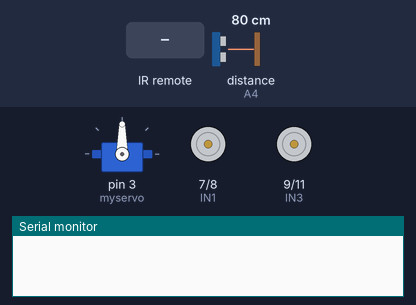
This sketch was run on a simulated Arduino Uno, built with avr-gcc and run on an emulated ATmega328P. Parts: servo, motor-driver pin pairs drawn as motors (green arrow = first pin HIGH = forward, orange = second pin HIGH = backward, longer = more drive, scaled by the enable pin), the last lines printed to the serial monitor. The inputs (shaded band) are chosen by the test bench; at power-on: distance to the obstacle (sensor on A4) 80 cm. The echo pulse lasts 58.3 µs per cm.

Above: at 1.2 s.
1.3 s: infrared code 0xB946FF00 received
At 1.53 s:
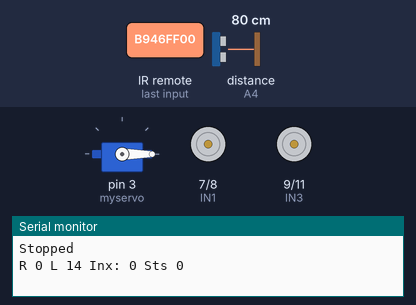
4.3 s: distance to the obstacle (sensor on A4) set to 35 cm
At 6.14 s:
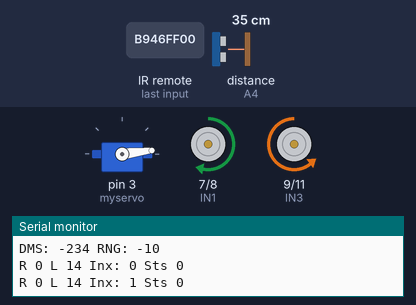
7.3 s: distance to the obstacle (sensor on A4) set to 32 cm
10.3 s: distance to the obstacle (sensor on A4) set to 28 cm
At 12.48 s:
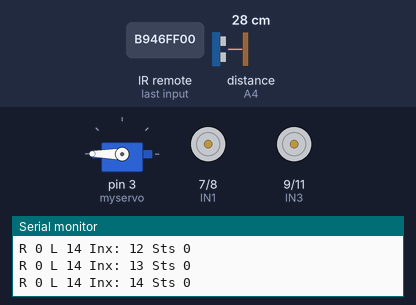
13.3 s: distance to the obstacle (sensor on A4) set to 18 cm
At 16.2 s:
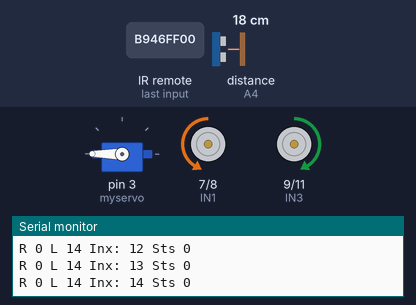
16.3 s: infrared code 0xB946FF00 received
At 18.32 s:
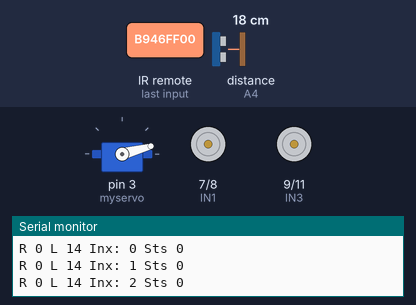
Timing chart, 0 to 20.3 s (numbered marks = the images above; inputs shaded):
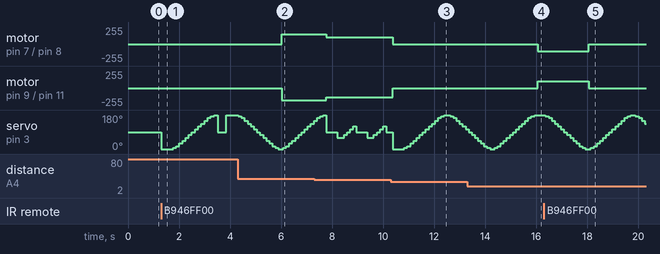

Measured:
- the behaviour switches between 30 and 29 cm on distance to the obstacle (sensor on A4) (found by bisection; images 2 and 3)
- after the input at 1.3 s, servo on pin 3 (myservo): 90° → 0° at once, → 7° 0.46 s later, → 15° 0.12 s later, → 30° 0.12 s later, … (17 changes in this stretch)
- after the input at 4.3 s, motor on pin 7 (IN1) / pin 8 (IN2): stopped → forward 150/255 after 1.7 s; motor on pin 9 (IN3) / pin 11 (IN4): stopped → backward 180/255 after 1.7 s
- after the input at 10.3 s, motor on pin 7 (IN1) / pin 8 (IN2): forward 105/255 → stopped after 0.07 s; motor on pin 9 (IN3) / pin 11 (IN4): backward 135/255 → stopped after 0.07 s
- after the input at 13.3 s, motor on pin 7 (IN1) / pin 8 (IN2): stopped → backward 105/255 after 2.8 s; motor on pin 9 (IN3) / pin 11 (IN4): stopped → forward 105/255 after 2.8 s
- after the input at 16.3 s, motor on pin 7 (IN1) / pin 8 (IN2): backward 105/255 → stopped after 1.8 s instead of 0.25 s; motor on pin 9 (IN3) / pin 11 (IN4): forward 105/255 → stopped after 1.8 s instead of 0.25 s

The sketch:

Avoid05.ino
```cpp
//FSU JPL Summer Team - Object Avoidance
#define MAXDISTANCE 150
#define MINDISTANCE 30
#define RUNDISTANCE 60
#define BOOST 30
#define OFFSET 15

#include <IRremote.h>

////////// IR REMOTE CODES //////////
#define FWD 3108437760  // FORWARD
#define STP 1286666973  // STOP
#define UNKNOWN_F 3108437760  // FORWARD
#define UNKNOWN_B 2747854299  // BACK
#define UNKNOWN_L 1386468383  // LEFT
#define UNKNOWN_R 553536955   // RIGHT
#define UNKNOWN_S 3208707840  // STOP

#define IR_RECEIVE_PIN  12

decode_results results;

#include <NewPing.h>
NewPing sonar(A5, A4, MAXDISTANCE);  // sonar object

#include <Servo.h>  //servo library
Servo myservo;      // create servo object to control servo
#include <arduino-timer.h>  // Timer library

Timer<> timer;  // create TImer object for movement
Timer<> ledBlinker;  // Timer object for LED

int Echo = A4;
int Trig = A5;

#define ENA 5
#define ENB 6
#define IN1 7
#define IN2 8
#define IN3 9
#define IN4 11
#define SPEED 150
#define SLOWSPEED 105

#define BACKTIME 500

#define STOP 0
#define STOPPED 1
#define STOPPING 2
#define STARTFORWARD 3
#define FORWARD 4
#define CONTINUEFORWARD 5
#define BACK 6
#define BACKING 7
#define BACKSTOP 8
#define TURNLEFT 9
#define TURNLEFT45 10
#define TURNRIGHT 11
#define TURNRIGHT45 12
#define TURNING 13
#define TURNSTOP 14
#define HARDSTOP 99

int turnIndex = 2;

int state = HARDSTOP;
bool wasBacking = false;

#define RIGHT   0
#define RIGHT7  1
#define RIGHT15 2
#define RIGHT30 3
#define RIGHT45 4
#define RIGHT60 5
#define RIGHT75 6
#define FRONT   7
#define LEFT75  8
#define LEFT60  9
#define LEFT45  10
#define LEFT30  11
#define LEFT15  12
#define LEFT7   13
#define LEFT    14
#define MAXANGLES 15

#define SERVODELAY 400
#define SERVOINTERDELAY 60
#define PINGREADS 3

int angles[] = {0, 7, 15, 30, 45, 60, 75, 90, 105, 120, 135, 150, 165, 173, 180};

int turnTimes[] = {540, 300, 0, 300, 540};
int distances[MAXANGLES];
int scanCount = 0;
int LEDcount = 0;

//  Callback for forward movement
bool stopCallback(void *argument) {
  state = STOP;
  return false;
}

// Callback for turn movement
bool turnCallback(void *argument) {
  stop();
  state = TURNSTOP;
  return false;
}

// Callback for back movement
bool backCallback(void *argument) {
  stop();
  state = BACKSTOP;
  return false;
}

// Callback for blink LED debug
bool toggle_led(void *) {
  digitalWrite(LED_BUILTIN, !digitalRead(LED_BUILTIN)); // toggle the LED
  LEDcount++;
  if (LEDcount >= 20 ) return false;
  return true; // repeat? true
}

// Set forward movement speed
// IN: carSpeed (PWM value)
// RETURN void
//
void forwardSpeed(int carSpeed) {
  analogWrite(ENA, carSpeed);
  analogWrite(ENB, carSpeed+BOOST);
}

// Start forward movement
// IN:  carSpeed PWM
//      MS motor run time
// RETURN void
//
void forward(int carSpeed, int runTime){
  analogWrite(ENA, carSpeed);
  analogWrite(ENB, carSpeed+BOOST);
  digitalWrite(IN1, HIGH);
  digitalWrite(IN2, LOW);
  digitalWrite(IN3, LOW);
  digitalWrite(IN4, HIGH);
  timer.in(runTime, stopCallback);
  //Serial.println("Forward");
}

// Start back movement
// IN:  carSpeed PWM
//      MS motor run time
// RETURN void
//
void back(int carSpeed, int runTime) {
  analogWrite(ENA, carSpeed);
  analogWrite(ENB, carSpeed);
  digitalWrite(IN1, LOW);
  digitalWrite(IN2, HIGH);
  digitalWrite(IN3, HIGH);
  digitalWrite(IN4, LOW);
  timer.in(runTime, backCallback);
  //Serial.println("Back");
}

// Start left movement
// IN:  carSpeed PWM
//      MS motor run time
// RETURN void
//
void left(int carSpeed, int runTime) {
  analogWrite(ENA, carSpeed);
  analogWrite(ENB, carSpeed);
  digitalWrite(IN1, LOW);
  digitalWrite(IN2, HIGH);
  digitalWrite(IN3, LOW);
  digitalWrite(IN4, HIGH);
  timer.in(runTime, turnCallback);
  //Serial.println("Left");
}

// Start right movement
// IN:  carSpeed PWM
//      MS motor run time
// RETURN void
//
void right(int carSpeed, int runTime) {
  analogWrite(ENA, carSpeed);
  analogWrite(ENB, carSpeed);
  digitalWrite(IN1, HIGH);
  digitalWrite(IN2, LOW);
  digitalWrite(IN3, HIGH);
  digitalWrite(IN4, LOW);
  timer.in(runTime, turnCallback);
  //Serial.println("Right");
}

// Stop car motion
// IN: none
// RETURN void
//
void stop() {
  digitalWrite(ENA, LOW);
  digitalWrite(ENB, LOW);
  //Serial.println("Stop!");
}

//  Ultrasonic distance measurement
//  IN: degrees
//      servo delay
//  RETURN  distance
//
int Distance_test() {
  return sonar.convert_cm(sonar.ping_median(PINGREADS));
}

//  Compute travel delay time in MS
//  IN: power (PWM)
//      cm distance
//  RETURN: ms delaytime
//
int delayTime(int power, int cm) {
  if (cm == 0) cm = MAXDISTANCE;
  return (int)((float)cm *10 / (0.0028*(float)power + 0.00595));
}

//  Set servo position
//  IN: degrees
//      servo delay
//  RETURN void
//
void setServo(int degreeTurn, int delayTime) {
  static int lastAngle = 999;

  if (lastAngle == degreeTurn) return;
  myservo.write(degreeTurn);  //set servo position according to scaled value
  lastAngle = degreeTurn;
  delay(delayTime);
  //irReceive();
}

// Scan distances
//  IN: right limit
//      left limit
//      servo delay
//  RETURN void (sets distances array)
//
void scan(int right, int left, int delayTime) {
  int distance;
  bool init = true;
  int servoDelay;
  static int lastAngle = 999;
  int servoIndex;
  char buffer[80];
  bool reverse = false;

  for(int i = 0; i < MAXANGLES; i++) {
    distances[i] = MAXDISTANCE;
  }

 if (lastAngle == angles[left]) {
    reverse = true;
  }

  for(int i = right; i <= left; i++) {
    if (init) {
      servoDelay = delayTime;
      init = false;
    }
    else {
      servoDelay = SERVOINTERDELAY;
    }

    servoIndex = i;
    if (reverse) {
      servoIndex = left-(i-right);
    }
    sprintf(buffer, "R %d L %d Inx: %d Sts %d", right, left, servoIndex, reverse);
    Serial.println(buffer);

    setServo(angles[servoIndex], servoDelay);  //set servo position according to scaled value
    lastAngle = angles[servoIndex];
    distance = Distance_test();
    if (distance > 0 ) {
      distances[servoIndex] =  distance;
    } else{
      distances[servoIndex] = MAXDISTANCE;
    }
  }
}

//  Return pose angle
//  IN: none (distances scanned)
//  RETURN: pose angle
//
int poseAngle() {
  int minValue = 999;
  int minIndex = 99;
  int rightIndex;
  int leftIndex;
  int sumAngles;
  bool rightEdge = false;
  bool leftEdge = false;
  char buffer[80];

  for (int i= 0; i < MAXANGLES; i++) {
    if (distances[i] < minValue) {
      minValue = distances[i];
      minIndex = i;
    }
  }
  // have min and index
  // work R & L of index
  rightIndex = leftIndex = minIndex;
  while (true) {
    rightIndex = rightIndex-1;
    if (rightIndex < 0) {
      rightIndex = 0;
      rightEdge = true;
    }

    leftIndex = leftIndex+1;
    if (leftIndex >= MAXANGLES) {
      leftIndex = MAXANGLES-1;
      leftEdge = true;
    }

    if (distances[rightIndex] > minValue * 1.15 ) {
      rightEdge = true;
      rightIndex++;
    }
    if (distances[leftIndex] > minValue * 1.15 ) {
      leftEdge = true;
      leftIndex--;
    }
    // exit loop when both sides on mimima are found
    if (rightEdge && leftEdge) break;
  }
  //  Now average the angles and return
  sumAngles = 0;
  for (int i = rightIndex; i <= leftIndex; i++ ) {
    sumAngles += angles[i];
  }
//  sprintf(buffer, "R %d L %d SUM: %d C: %d", rightIndex, leftIndex, sumAngles, leftIndex-rightIndex+1);
//  Serial.println(buffer);
  return (int)((float)sumAngles/(leftIndex-rightIndex+1));

}

// Return furthest distance
// IN:  Right limit
//      Left limit
// RETURN:  furthest distance in CM
//
int farthest(int right, int left) {
  int highvalue = 0;
  for (int i = right; i <= left; i++) {
    //Serial.println(distances[i]);
    if (distances[i] > 0 && distances[i] > highvalue)
      highvalue = distances[i];
  }
  if (highvalue == 0) return MAXDISTANCE;
  return highvalue;
}

// Return direction index for furthest distance
// IN:  Right limit
//      Left limit
// RETURN:  index of furthest direction R to L
//
int farthestDirection(int right, int left) {
  int highvalue = 0;
  int index = 99;
  for (int i = right; i <= left; i++) {
    //Serial.println(distances[i]);
    if (distances[i] > 0 && distances[i] > highvalue) {
      highvalue = distances[i];
      index = i;
    }
  }
  return index;
}

// Get closest distance
// IN: none
// Override closest(R,L)
// RETURN: closest distance
//
int closest() {
  return closest(RIGHT, LEFT);
}

// Return closest distance
// IN:  Right limit
//      Left limit
// RETURN:  closest distance in CM
//
int closest(int right, int left) {
  int lowvalue = MAXDISTANCE;
  for (int i = right; i <= left; i++) {
    //Serial.println(distances[i]);
    if (distances[i] > 0 && distances[i] < lowvalue)
      lowvalue = distances[i];
  }
  return lowvalue;
}

// Return direction index for closest distance
// IN:  none (scan full range R-L
//  Override for closestDirection (right, left)
// RETURN:  index of closest direction R to L
//
int closestDirection() {
  return closestDirection(RIGHT, LEFT);
}

// Return direction index for closest distance
// IN:  Right limit
//      Left limit
// RETURN:  index of closest direction R to L
//
int closestDirection(int right, int left) {
  int lowvalue = MAXDISTANCE;
  int index = 99;
  for (int i = right; i <= left; i++) {
    if (distances[i] < lowvalue)
      lowvalue = distances[i];
      index = i;
  }
  return index;
}

// Blink onboard LED
// Use ledBlinker timer to actuate
//
void blinkLED() {
  LEDcount = 0;
  ledBlinker.cancel();
  ledBlinker.in(100, toggle_led);
}

void irReceive() {
  unsigned long val;
  if (IrReceiver.decode()){
    val = IrReceiver.decodedIRData.decodedRawData ;
    IrReceiver.resume();
    if (val == 0) return;
    switch(val){
      case FWD:
      //case UNKNOWN_F:
        state = STOPPED;
        break;
//      case STP:
//      case UNKNOWN_S:
//        state = HARDSTOP;
//        Serial.println("IR stop");
//        break;
      default: break;
    }
  }
}

void dumpDistances() {
  char buffer[120];
  sprintf (buffer, "(R) %d %d %d %d (R45) %d %d %d (F) %d %d %d (L45) %d %d %d %d (L) %d",
    distances[0], distances[1], distances[2], distances[3],  distances[4],   distances[5],  distances[6],
    distances[7], distances[8], distances[9], distances[10], distances[11],  distances[12], distances[13],
    distances[14]);
  Serial.println(buffer);
}

// Arduino SETUP logic
//
void setup() {
  myservo.attach(3);  // attach servo on pin 3 to servo object
  IrReceiver.begin(IR_RECEIVE_PIN, DISABLE_LED_FEEDBACK); // Start the receiver
  Serial.begin(9600);
  pinMode(Echo, INPUT);
  pinMode(Trig, OUTPUT);
  pinMode(IN1, OUTPUT);
  pinMode(IN2, OUTPUT);
  pinMode(IN3, OUTPUT);
  pinMode(IN4, OUTPUT);
  pinMode(ENA, OUTPUT);
  pinMode(ENB, OUTPUT);
  stop();
  state = HARDSTOP;
}
int lastState = STOPPED;

// Arduino LOOP
//
void loop() {
  char buffer[80];
  int scanDirection;
  int delayMS;
  int turnDelay;
  int closeDistance;
  int closeDirection;
  int furthestDirection;
  int carAngle;

  // Invoke the timer tick
  timer.tick();
  irReceive();

  switch (state) {

    case HARDSTOP:
      break;

    // Stop car
    case STOP:
      stop();
      state = STOPPED;
      break;

    // State to handle inertia
    case STOPPING:
      break;

    // Robot is STOPPED
    case STOPPED:
      timer.cancel();
      Serial.println("Stopped");
      scan(RIGHT, LEFT, SERVODELAY);
      dumpDistances();
      //if (state != STOPPED) break;

      if (closest() >= RUNDISTANCE) {
        Serial.println(closest());
        state = STARTFORWARD;
        break;
      }

      carAngle = poseAngle();
      sprintf(buffer, "Pose: %d", carAngle);
      Serial.println(buffer);
      if (carAngle >= 0 && carAngle < 45 )
        state = TURNLEFT45;
      if (carAngle >= 45 && carAngle < 90 )
        state = TURNLEFT;
      if (carAngle >= 90 && carAngle < 135 )
        state = TURNRIGHT;
      if (carAngle >= 135  && carAngle <= 180)
        state = TURNRIGHT45;

      if (farthest(RIGHT45, LEFT45) < MINDISTANCE) {
        state = BACK;
        break;
      }
      break;

    // Begin Left turn
    case TURNLEFT:
      lastState = state;
      state = TURNING;
      turnDelay = turnTimes[0];
      left(SPEED, turnDelay);
      break;

    // Begin Left 45 turn
    case TURNLEFT45:
      lastState = state;
      state = TURNING;
      turnDelay = turnTimes[1];
      left(SPEED, turnDelay);
      break;

    //Begin Right 45 turn
    case TURNRIGHT45:
      lastState = state;
      state = TURNING;
      turnDelay = turnTimes[3];
      right(SPEED, turnDelay);
      break;

    // Begin Right turn
    case TURNRIGHT:
      lastState = state;
      state = TURNING;
      turnDelay = turnTimes[4];
      right(SPEED, turnDelay);
      break;

    // State for all turns active
    case TURNING:
      break;

    // Handle STOP for all turns
    case TURNSTOP:
      timer.cancel();
      scan(RIGHT, LEFT, 350);
      if (state != TURNSTOP) break;

      blinkLED();
      if (closest(RIGHT60, LEFT60) > MINDISTANCE) {
        state = STARTFORWARD;
        break;
      }
      state = STOPPED;
      break;

    // Begin forward motion
    case STARTFORWARD:
      timer.cancel();
      wasBacking = false;
      setServo(90, 350);
      scan(RIGHT, LEFT, SERVODELAY);
      closeDistance = closest(RIGHT45, LEFT45)-MINDISTANCE-OFFSET;
      delayMS = delayTime(SPEED, closeDistance);
      sprintf(buffer, "DMS: %d RNG: %d", delayMS, closeDistance);
      Serial.println(buffer);
      scanCount = 0;
      forward(SPEED, delayMS);
      state = FORWARD;
      break;

   // Continue forward
    case CONTINUEFORWARD:
      timer.cancel();
      delayMS = delayTime(SPEED, closeDistance-MINDISTANCE-OFFSET);
      forward(SPEED, delayMS);
      state = FORWARD;
      break;

   // Moving Forward
    case FORWARD:
    // Scan 45 degrees R/L every N times
      if ((scanCount % 24) == 0) {
          scan(RIGHT, LEFT, 200);
          if (state != FORWARD) break;
          closeDistance = closest(RIGHT, LEFT);
      } else if ((scanCount % 8) == 0) {
          scan(RIGHT60, LEFT60, 200);
          if (state != FORWARD) break;
          closeDistance = closest(RIGHT60, LEFT60);
      } else {
        scan(FRONT, FRONT, 0);
        if (state != FORWARD) break;
        closeDistance = distances[FRONT];
      }
      scanCount++;

      sprintf(buffer, "FWD: %d", closeDistance);
      Serial.println(buffer);

      if ( closeDistance < RUNDISTANCE) {
        forwardSpeed(SLOWSPEED);
      }
      if (closeDistance >= RUNDISTANCE) {
        state = CONTINUEFORWARD;
      }

      if ( closeDistance < MINDISTANCE ) {
        Serial.println(closeDistance);
        state = STOP;
      }
      break;

    // Begin Back movement
    case BACK:
      back(SLOWSPEED, BACKTIME);
      state = BACKING;
      wasBacking = true;
      break;

    // Moving back
    case BACKING:
      break;

    // STOP state for back movement
    case BACKSTOP:
      scan(RIGHT, LEFT, SERVODELAY);
      if (state != BACKSTOP) break;
      if (farthest(RIGHT,LEFT) < MINDISTANCE) {
        state = BACK;
        break;
      }
      furthestDirection = farthestDirection(RIGHT, LEFT);
      switch (furthestDirection) {
        case LEFT:
        case LEFT30:
          state = TURNLEFT;
          break;
        //case LEFT45:
        case LEFT60:
          state = TURNLEFT45;
          break;
        case FRONT:
          state = STARTFORWARD;
          break;
        //case RIGHT45:
        case RIGHT60:
          state = TURNRIGHT45;
          break;
        case RIGHT:
        case RIGHT30:
          state = TURNRIGHT;
          break;
        default:
          state = STARTFORWARD;
          break;
      }
      break;
  }
}
```
